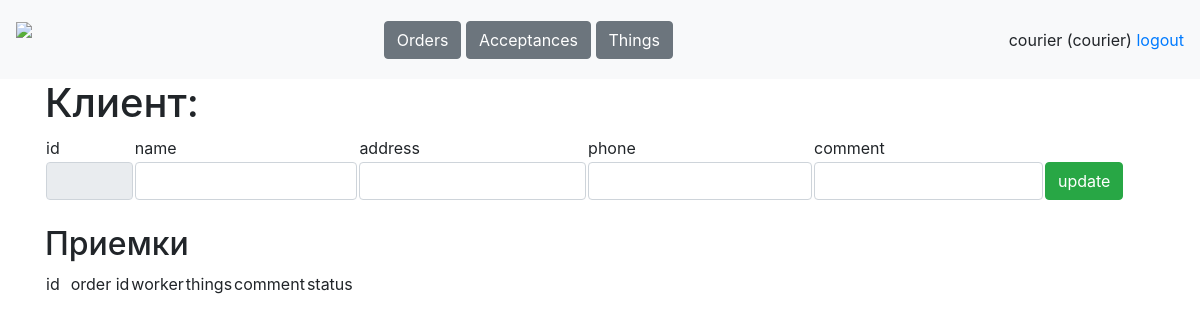
Before: /tables/clients/9 (signed in) with the older database file.
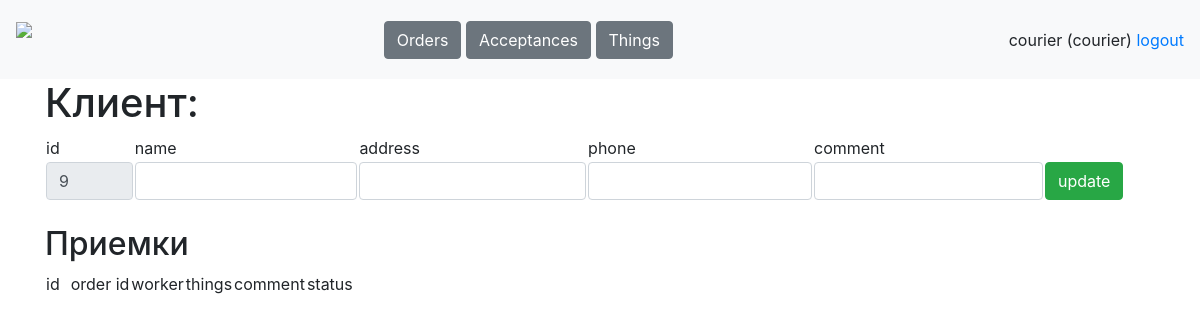
After: the same page with the newer database file.
### data/tables.py (models this page shows)
class Client(db_session.SqlAlchemyBase, SerializerMixin):
    __tablename__ = 'clients'
    id = Column(sqlalchemy.Integer, primary_key=True, autoincrement=True)
    name = Column(sqlalchemy.String, nullable=True, default='')
    address = Column(sqlalchemy.String, nullable=True, default='')
    phone = Column(sqlalchemy.String, nullable=True, default='')
    comment = Column(sqlalchemy.String, nullable=True, default='')
    orders = orm.relationship('Order', back_populates='client')
    things = orm.relationship('Thing', back_populates='client')

### main.py (the view)
@app.route('/tables/clients/<int:client_id>', methods=['GET', 'POST'])
@stuff.login_and_role_required(current_user, '/tables/client')
def client(client_id):
    if request.method == 'GET':
        return render_template('client.html', user=current_user,
                               client=stuff.get_entry('clients', client_id))
    elif request.method == 'POST':
        stuff.update_entry('clients', request.form)
        return redirect(f'/tables/clients')

### main.py (called while the page is built)
@login_manager.user_loader
def load_user(worker_id):
    db_sess = stuff.db_sess
    worker = db_sess.query(Worker).get(worker_id)
    return worker

### stuff.py (called while the page is built)
def is_role_acceptable(role, page):
    return True

def login_and_role_required(current_user, page):
    def wrapper(f):
        @wraps(f)
        def decorated_function(*args, **kwargs):
            if current_user.is_authenticated:
                if is_role_acceptable(current_user.role, page):
                    return f(*args, **kwargs)
                return redirect('/dashboard')
            resp = redirect('/login')
            return resp
        return decorated_function
    return wrapper

def get_table(table, sort='id', reverse=0):
    if table == 'clients':
        return db_sess.query(Client)
    elif table == 'orders':
        return db_sess.query(Order)
    elif table == 'acceptances':
        return db_sess.query(Acceptance)
    elif table == 'things':
        return db_sess.query(Thing)
    elif table == 'works':
        return db_sess.query(Work)
    elif table == 'workers':
        return db_sess.query(Worker)

### templates/client.html (shortened to what this page needs)
{% extends "base.html"%}
{% block content %}
<h1>Клиент: {{client.name}}</h1>
<form method="post">
<table>
    <tr>
        <td width="8%">id</td>
        <td>name</td>
        <td>address</td>
        <td>phone</td>
        <td>comment</td>
    </tr>
    <tr>
        <td width="8%"><input class="form-control" value="{{client.id}}" name="id" readonly></td>
        <td><input class="form-control" value="{{client.name}}" name="name"></td>
        <td><input class="form-control" value="{{client.address}}" name="address"></td>
        <td><input class="form-control" value="{{client.phone}}" name="phone"></td>
        <td><input class="form-control" value="{{client.comment}}" name="comment"></td>
        <td width="10%"><button type="submit" class="btn btn-success">update</button></td>
    </tr>
</table>
</form><br>
<h2>Приемки</h2>
<table>
    <tr>
        <td width="8%">id</td>
        <td>order id</td>
        <td>worker</td>
        <td>things</td>
        <td>comment</td>
        <td colspan="2">status</td>
    </tr>
</table>
{% endblock %}

Changed rows visible on the page:
added Client: id "9"
